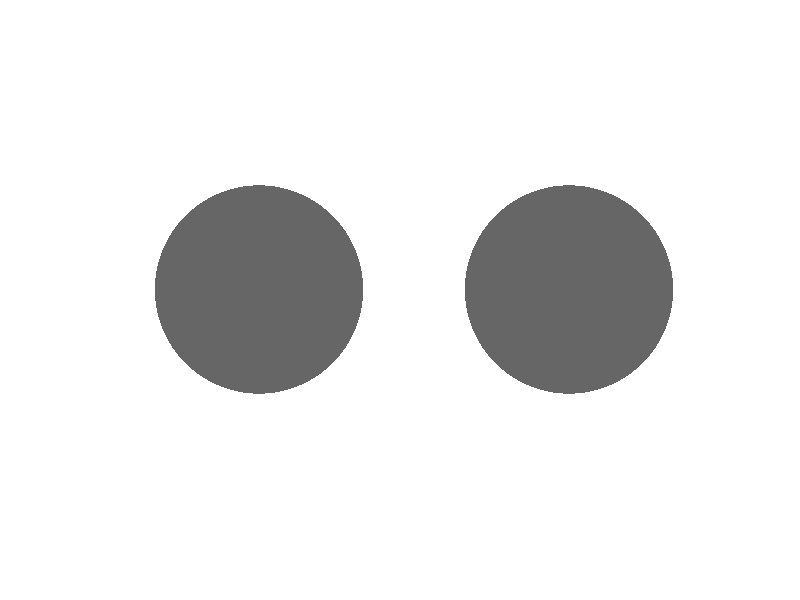

Reproduce this figure in MATLAB. (Note: this script raises an error after producing the figure.)
%% Lecture 5: Psychometric Functions

% Shade Discrimination Task

clear, clc, close all

% set task parameters
n_reps = 5; % repetitions of each contrast
baseline = .4; % baseline brightness
rf_contr = .1; % reference contrast (10%)

bg_tone = repmat(baseline, 1, 3); % background brightness in RGB
rf_tone = bg_tone + baseline * rf_contr; % compute reference tone (baseline + 10% of baseline) in RGB

% contrast definition: the difference between the brightness of the object and the background against which it is viewed, divided by the background brightness.
% i.e., contrast = (stimulus - background) / background
% or: stimulus = background + contrast * background

% define list of possible contrasts and add the reference to get total contrasts
contrasts = [-.045 -.03 -.015 0 .015 .03 .045] + rf_contr;

trials = repmat(contrasts, 1, n_reps); % repeat each contrast n_reps times

trials_rnd = randsample(trials, length(trials)); % randomize trials

% initialize respose array
resp = nan(1, length(trials));

% initialize correct array
correct = nan(1, length(trials));

% Initialize the figure for the task
figure(1), clf, hold on

set(gcf, 'Color', bg_tone, 'Position', [400, 120, 1000, 800]) % Position is [hrz, vrt, height, width] 
set(gca, 'Color', bg_tone, 'xlim', [-2 2], 'ylim', [-1 1])
axis off

% Create the two circles, but make them invisible (ie same tone as bg) before the trials start
left = plot(-1, 0, 'o', 'MarkerSize', 150, 'MarkerEdgeColor', 'none', 'MarkerFaceColor', bg_tone); hold on
right = plot( 1, 0, 'o', 'MarkerSize', 150, 'MarkerEdgeColor', 'none', 'MarkerFaceColor', bg_tone);

%% Run the experiment

% Start the task (with a FOR loop)
for trial = 1:length(trials)
        
    % remember: stimulus = background + contrast * background
    targ_shade = baseline + trials_rnd(trial) * baseline; % create target contrast
    targ_tone  = repmat(targ_shade, 1, 3);                % turn into RGB
    
    % reference always left
    set(left, 'MarkerFaceColor', rf_tone)         % left is reference
    set(right, 'MarkerFaceColor', targ_tone), shg % right is brighter
        
    resp(trial) = input("Which circle is lighter? (1/2) "); % gather response
    
    % While next trial starts, "turn off" the circles
    set(left, 'MarkerFaceColor', bg_tone)
    set(right, 'MarkerFaceColor', bg_tone)
    
    pause(1)
    clc
    
end

% save the results
save('my_results.mat', 'resp', 'trials_rnd', 'rf_contr', 'contrasts', 'n_reps')

%% Plot results
clear, clc, close all

% in case the data were lost, load your results (MUST BE IN SAME FOLDER AS
% YOUR CURRENT SCRIPT)
load("my_results.mat")

% initialize proportions array
p_targ = nan(1, length(contrasts));

% loop over the different contrasts used and calculate the proportion of 2s
for i=1:length(contrasts)
    % finds trials that have the specific contrast
    y = find((trials_rnd) == contrasts(i));
    % proportion of resuklts that were 2s
    p_targ(i)= sum(resp(y)==2)/length((y));
end
% get the possible contrast increases

contr_diff = contrasts-rf_contr; % diff between two circles

% close existing figure and open a new one
close
figure(1)

% plot results using a scatterplot

scatter(contr_diff, p_targ, 100, 'MarkerFaceColor', [0 .7 .7], 'MarkerEdgeColor', [0 .5 .5])
xlabel('Contrast Difference')
ylabel('Proportion of Target Brighter on the right side')

xlim([min(contr_diff) max(contr_diff)])
ylim([0 1])

set(gca, 'FontSize', 16)
hold on

%% Fit psychometric function using Palamedes

% Define the space of your stimulus levels
x_min = min(contr_diff);
x_max = max(contr_diff);
n = 500;
x = linspace(x_min, x_max, n);


% Add YOUR Palamedes path (MUST BE IN SAME FOLDER AS YOUR CURRENT SCRIPT)

palamedes_dir = '/Users/tamarabgreco/Documents/MATLAB/psyc-353/tutorials/Palamedes1_10_11/Palamedes';

addpath(palamedes_dir)

% initialize PF type as Logistic
PF = @PAL_Logistic;

% we want to search for the first 2 parameters (alpha and beta)
% but we keep the last 2 (gamma and lambda) fixed

% setup the parameter search
paramsFree = [1 1 0 0];

% alpha is the threshold
searchGrid.alpha = min(contr_diff, 0.001);

% beta is the slope
searchGrid.beta=logspace(0,3,101);


% gamma is the guessing rate

searchGrid.gamma = 0;

% lambda is the lapse rate
searchGrid.lambda = 0;

%number of 'target brighter right side (2)' responses (NumPos) out of total
%trials per contrast level (OutofNum)
NumPos = p_targ*n_reps;
OutofNum = repmat(n_reps, 1, length(contr_diff));

stimLevels = contr_diff;
% tell palamedes to find the parameters

paramsValues = PAL_PFML_Fit(stimLevels, NumPos, OutofNum, searchGrid, paramsFree, PF);

% run the PF
pal_fit = PF(paramsValues,x);
% plot
plot(x, pal_fit, 'LineWidth', 2);

xlabel('Contrast Difference')
ylabel('p(target brightness on right side')

xlim([min(contr_diff) max(contr_diff)])
ylim([0 1])

set(gca, 'FontSize', 16)
title('Palamedes Fit')
savefig ('palamedes_img')

% display parameters for the PF

